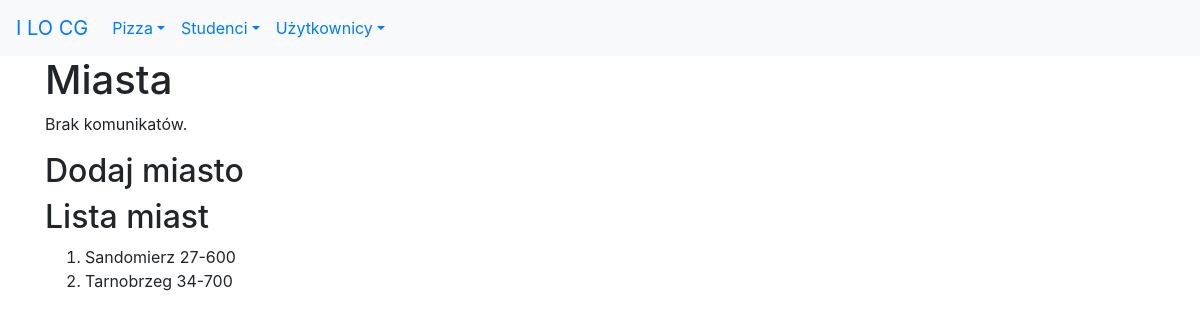
/studenci/miasta/, run on an earlier commit of the app's database.
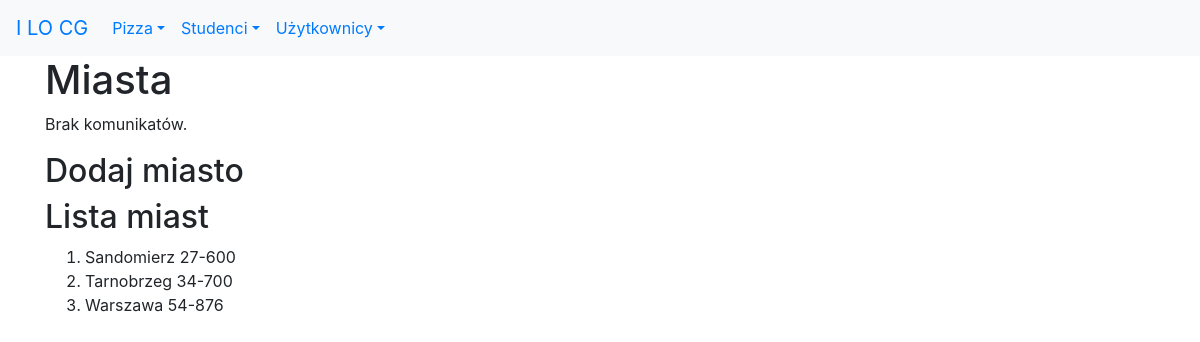
And on a later commit of the database.
### studenci/models.py (models this page shows, shortened)
class Miasto(models.Model):
    nazwa = models.CharField(verbose_name='miasto', max_length=30)
    kod = models.CharField(max_length=30, help_text="Wpisz kod pocztowy")
    class Meta:
        verbose_name_plural = "miasta"

### studenci/views.py (the view)
# urls.py: path('miasta/', views.miasta, name='miasta'),
def miasta(request):
    if request.method == 'POST':
        form = MiastoForm(request.POST)
        if form.is_valid():
            m = Miasto(nazwa=form.cleaned_data['nazwa'], kod=form.cleaned_data['kod'])
            m.save()
            messages.success(request, "Dane zapisano!")
            return redirect(reverse('studenci:miasta'))
    else:
        form = MiastoForm()
    miasta = Miasto.objects.all()
    kontekst = {
        'miasta': miasta,
        'form': form
    }
    return render(request, 'studenci/miasta.html', kontekst)

### studenci/templates/studenci/miasta.html (shortened to what this page needs)
{% extends 'szablon.html' %}
{% block naglowek %}Miasta{% endblock naglowek %}
{% block tresc %}
<h2>Dodaj miasto</h2>
<h2>Lista miast</h2>
<ol>
    {% for miasto in miasta %}
        <li>{{ miasto.nazwa }}&nbsp;{{ miasto.kod }}</li>
    {% endfor %}
</ol>
{% endblock tresc %}

What changed in the data, as far as the page shows it:
added Miasto: nazwa "Warszawa", kod "54-876"
